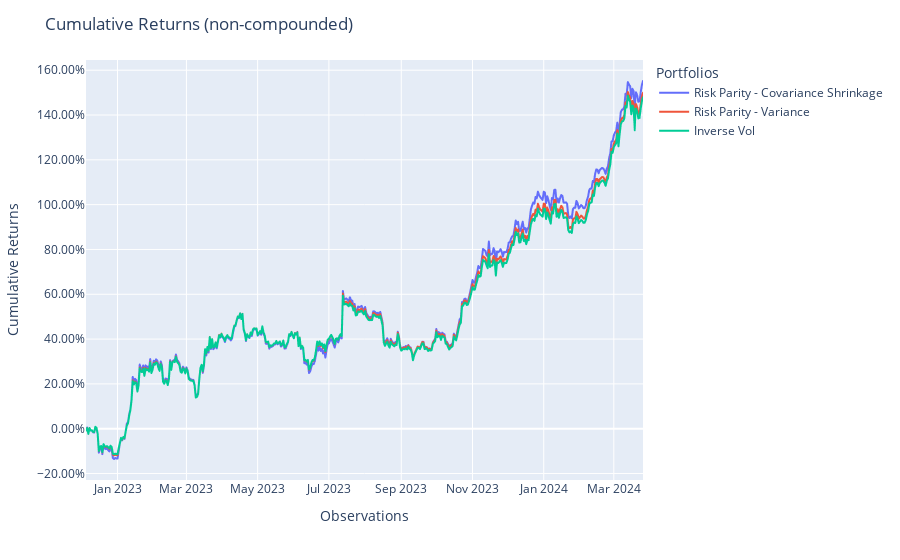

Notebook source saved alongside this figure:
### Code cell
#risk budgeting
model = RiskBudgeting(
    risk_measure=RiskMeasure.VARIANCE,
    portfolio_params=dict(name="Risk Parity - Variance"),
)
model.fit(X_train)
bench = skfolio.optimization.InverseVolatility(portfolio_params=dict(name="Inverse Vol"))
bench.fit(X_train)
model_cov_shrink = RiskBudgeting(
    risk_measure=RiskMeasure.VARIANCE,
    prior_estimator=skfolio.prior.EmpiricalPrior(
        covariance_estimator=skfolio.moments.ShrunkCovariance(shrinkage=0.9)
    ),
    portfolio_params=dict(name="Risk Parity - Covariance Shrinkage"),
)
model_cov_shrink.fit(X_train)
population = skfolio.Population([model_cov_shrink.predict(X_test),model.predict(X_test), bench.predict(X_test)])
population.plot_cumulative_returns()

### Figure 1 — Plotly figure (JSON) as saved in the notebook; plotly's stock layout.template omitted (floating-point values rounded to 4 significant figures; data arrays with more than 128 entries replaced by an {"elided": "..."} marker saying what was removed)
{"data": [{"hovertemplate": "variable=Risk Parity - Covariance Shrinkage<br>index=%{x}<br>value=%{y}<extra></extra>", "legendgroup": "Risk Parity - Covariance Shrinkage", "line": {"color": "#636efa", "dash": "solid"}, "marker": {"symbol": "circle"}, "mode": "lines", "name": "Risk Parity - Covariance Shrinkage", "showlegend": true, "type": "scattergl", "x": {"elided": "478 str values"}, "xaxis": "x", "y": {"elided": "478 float values"}, "yaxis": "y"}, {"hovertemplate": "variable=Risk Parity - Variance<br>index=%{x}<br>value=%{y}<extra></extra>", "legendgroup": "Risk Parity - Variance", "line": {"color": "#EF553B", "dash": "solid"}, "marker": {"symbol": "circle"}, "mode": "lines", "name": "Risk Parity - Variance", "showlegend": true, "type": "scattergl", "x": {"elided": "478 str values"}, "xaxis": "x", "y": {"elided": "478 float values"}, "yaxis": "y"}, {"hovertemplate": "variable=Inverse Vol<br>index=%{x}<br>value=%{y}<extra></extra>", "legendgroup": "Inverse Vol", "line": {"color": "#00cc96", "dash": "solid"}, "marker": {"symbol": "circle"}, "mode": "lines", "name": "Inverse Vol", "showlegend": true, "type": "scattergl", "x": {"elided": "478 str values"}, "xaxis": "x", "y": {"elided": "478 float values"}, "yaxis": "y"}], "layout": {"legend": {"title": {"text": "Portfolios"}, "tracegroupgap": 0}, "margin": {"t": 60}, "title": {"text": "Cumulative Returns (non-compounded)"}, "xaxis": {"anchor": "y", "domain": [0, 1], "title": {"text": "Observations"}}, "yaxis": {"anchor": "x", "domain": [0, 1], "tickformat": ".2%", "title": {"text": "Cumulative Returns"}}}}
